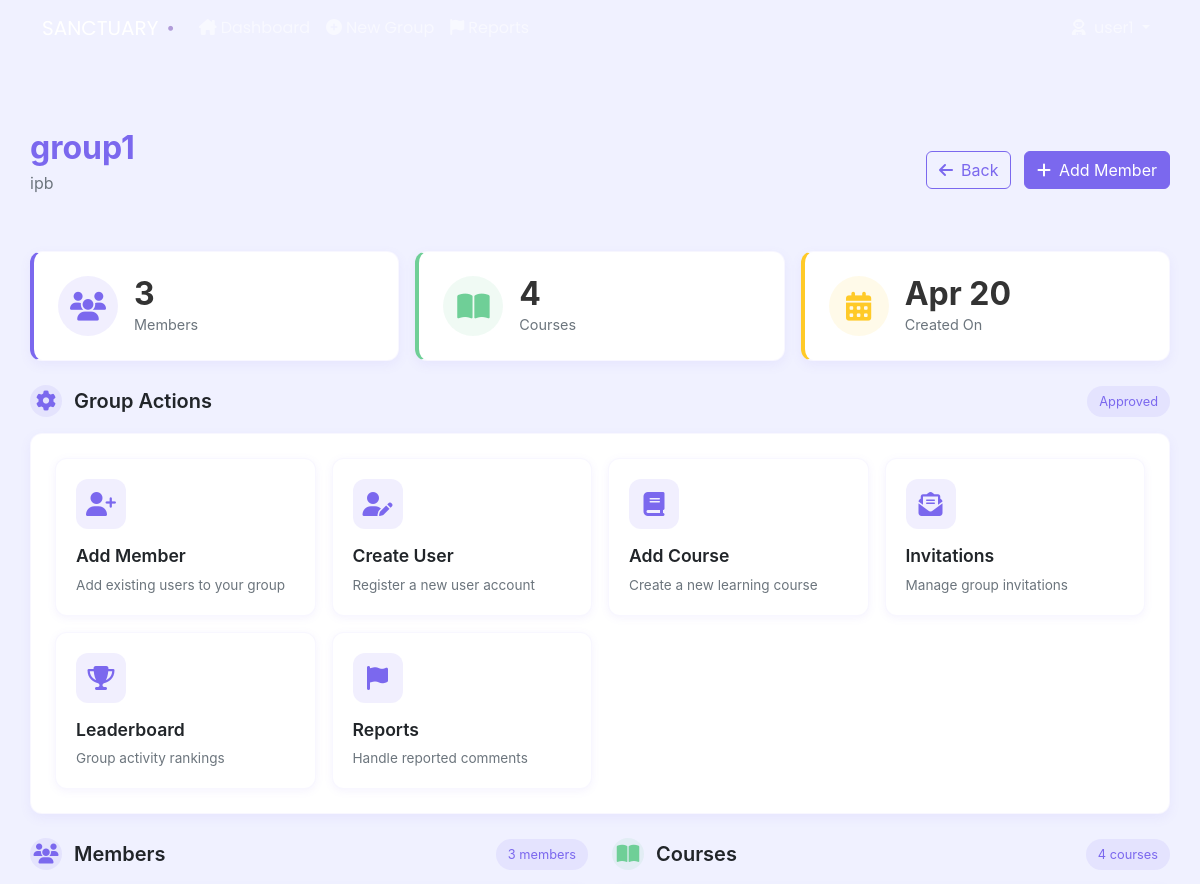
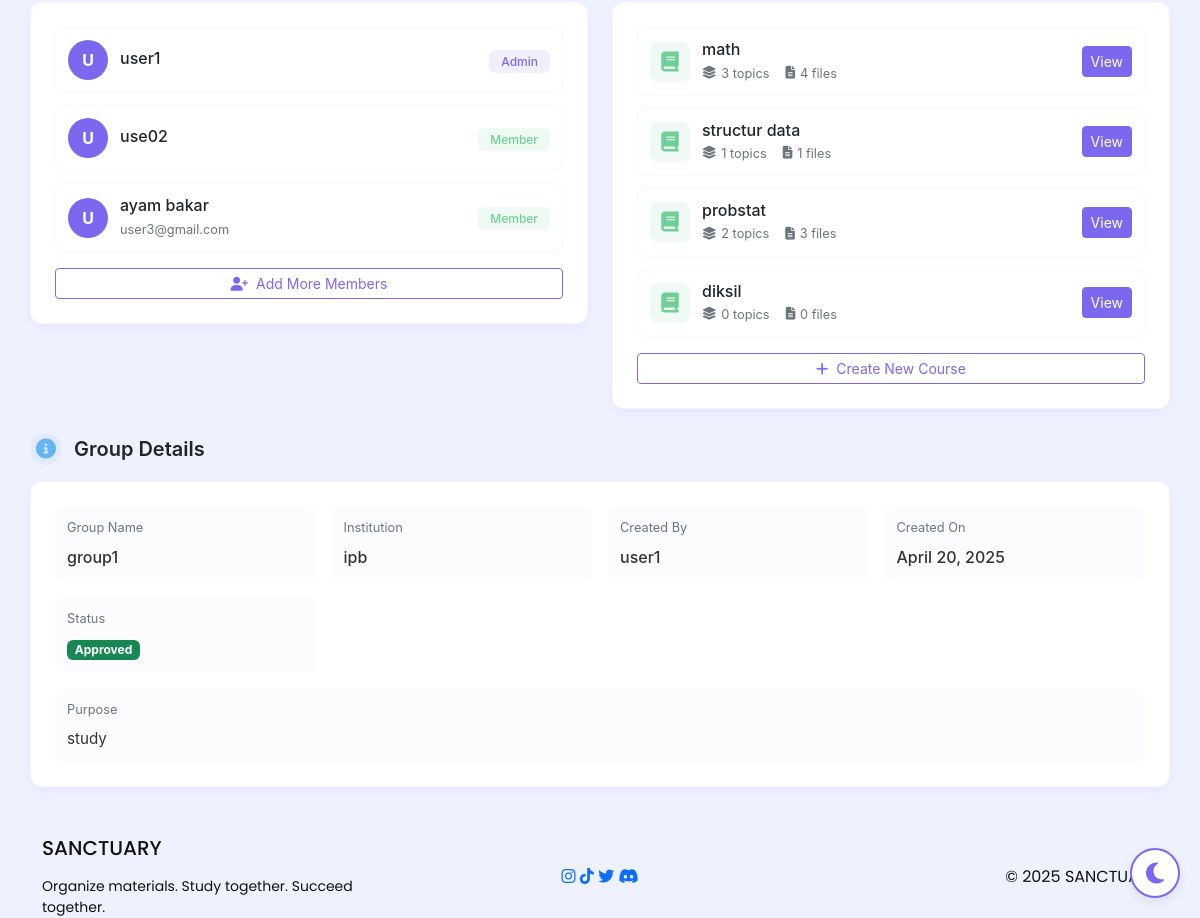
Page /manage-group/1/ (signed in) on the committed database (2 pictures, top to bottom).
### core/models.py (models this page shows, shortened)
class StudyGroup(models.Model):
    STATUS_CHOICES = (
        ('pending', 'Pending'),
        ('approved', 'Approved'),
        ('rejected', 'Rejected'),
    )
    group_name = models.CharField(max_length=100)
    institution = models.CharField(max_length=100)
    purpose = models.TextField()
    status = models.CharField(max_length=20, choices=STATUS_CHOICES, default='pending')
    created_by = models.ForeignKey(User, on_delete=models.CASCADE, related_name='created_groups')
    members = models.ManyToManyField(User, related_name='study_groups')
    created_at = models.DateTimeField(auto_now_add=True)
    updated_at = models.DateTimeField(auto_now=True)

class User(AbstractUser):
    ROLE_CHOICES = (
        ('super_admin', 'Super Admin'),
        ('admin', 'Admin'),
        ('user', 'User'),
    )
    role = models.CharField(max_length=20, choices=ROLE_CHOICES, default='user')
    profile_photo = models.ImageField(upload_to='profile_photos/', null=True, blank=True)

class Course(models.Model):
    course_name = models.CharField(max_length=100)
    group = models.ForeignKey(StudyGroup, on_delete=models.CASCADE, related_name='courses')
    created_by = models.ForeignKey(User, on_delete=models.CASCADE, related_name='created_courses')
    created_at = models.DateTimeField(auto_now_add=True)
    updated_at = models.DateTimeField(auto_now=True)

### core/views.py (the view)
# urls.py: path('manage-group/<int:group_id>/', views.manage_group, name='manage_group'),
@admin_required
def manage_group(request, group_id):
    group = get_object_or_404(StudyGroup, id=group_id)
    if group.created_by != request.user and not request.user.is_super_admin():
        return HttpResponseForbidden("You don't have permission to manage this group.")
    return render(request, 'core/manage_group.html', {'group': group})

### core/templates/core/manage_group.html (shortened to what this page needs)
{% extends 'base/base.html' %}
{% block content %}
<div class="group-dashboard">
    <header class="dashboard-header mb-4">
        <div class="container-fluid px-0">
            <div class="d-flex justify-content-between align-items-center">
                <div class="dashboard-title">
                    <h1>{{ group.group_name }}</h1>
                    <p class="subtitle">{{ group.institution }}</p>
                </div>
                <div class="dashboard-actions">
                    <a href="{% url 'home' %}" class="btn btn-outline-primary me-2">
                        <i class="fas fa-arrow-left me-2"></i>Back
                    </a>
                    <a href="{% url 'add_member' group.id %}" class="btn btn-primary">
                        <i class="fas fa-plus me-2"></i>Add Member
                    </a>
                </div>
            </div>
        </div>
    </header>
    <div class="container-fluid px-0">
        <div class="stats-overview mb-4">
            <div class="row g-3">
                <div class="col-lg-4">
                    <div class="stat-card groups-card">
                        <div class="stat-icon">
                            <i class="fas fa-users"></i>
                        </div>
                        <div class="stat-content">
                            <h3 class="stat-value">{{ group.members.count }}</h3>
                            <p class="stat-label">Members</p>
                        </div>
                    </div>
                </div>
                <div class="col-lg-4">
                    <div class="stat-card materials-card">
                        <div class="stat-icon">
                            <i class="fas fa-book-open"></i>
                        </div>
                        <div class="stat-content">
                            <h3 class="stat-value">{{ group.courses.count }}</h3>
                            <p class="stat-label">Courses</p>
                        </div>
                    </div>
                </div>
                <div class="col-lg-4">
                    <div class="stat-card progress-card">
                        <div class="stat-icon">
                            <i class="fas fa-calendar-alt"></i>
                        </div>
                        <div class="stat-content">
                            <h3 class="stat-value">{{ group.created_at|date:"M d" }}</h3>
                            <p class="stat-label">Created On</p>
                        </div>
                    </div>
                </div>
            </div>
        </div>
        <section class="content-section actions mb-4">
            <div class="section-header">
                <h2 class="section-title">
                    <i class="fas fa-cog icon-circle"></i>
                    Group Actions
                </h2>
                <span class="section-indicator">{{ group.status|title }}</span>
            </div>
            <div class="content-card">
                <div class="actions-grid">
                    <a href="{% url 'add_member' group.id %}" class="action-card">
                        <div class="action-icon">
                            <i class="fas fa-user-plus"></i>
                        </div>
                        <div class="action-content">
                            <h3 class="action-title">Add Member</h3>
                            <p class="action-description">Add existing users to your group</p>
                        </div>
                    </a>
                    <a href="{% url 'create_user' group.id %}" class="action-card">
                        <div class="action-icon">
                            <i class="fas fa-user-edit"></i>
                        </div>
                        <div class="action-content">
                            <h3 class="action-title">Create User</h3>
                            <p class="action-description">Register a new user account</p>
                        </div>
                    </a>
                    <a href="{% url 'create_course' group.id %}" class="action-card">
                        <div class="action-icon">
                            <i class="fas fa-book"></i>
                        </div>
                        <div class="action-content">
                            <h3 class="action-title">Add Course</h3>
                            <p class="action-description">Create a new learning course</p>
                        </div>
                    </a>
                    {% if group.status == 'approved' %}
                    <a href="{% url 'manage_invitations' group.id %}" class="action-card">
                        <div class="action-icon">
                            <i class="fas fa-envelope-open-text"></i>
                        </div>
                        <div class="action-content">
                            <h3 class="action-title">Invitations</h3>
                            <p class="action-description">Manage group invitations</p>
                        </div>
                    </a>
                    {% endif %}
                    <a href="{% url 'group_leaderboard' group.id %}" class="action-card">
                        <div class="action-icon">
                            <i class="fas fa-trophy"></i>
                        </div>
                        <div class="action-content">
                            <h3 class="action-title">Leaderboard</h3>
                            <p class="action-description">Group activity rankings</p>
                        </div>
                    </a>
                    <a href="{% url 'manage_comment_reports' %}" class="action-card">
                        <div class="action-icon">
                            <i class="fas fa-flag"></i>
                        </div>
                        <div class="action-content">
                            <h3 class="action-title">Reports</h3>
                            <p class="action-description">Handle reported comments</p>
                        </div>
                    </a>
                </div>
            </div>
        </section>
        <div class="row g-4">
            <div class="col-lg-6">
                <section class="content-section members mb-4">
                    <div class="section-header">
                        <h2 class="section-title">
                            <i class="fas fa-users icon-circle"></i>
                            Members
                        </h2>
                        <span class="section-indicator">{{ group.members.count }} members</span>
                    </div>
                    <div class="content-card">
                        {% if group.members.all %}
                        <div class="members-list">
                            {% for member in group.members.all %}
                            <div class="member-item">
                                <div class="member-avatar">
                                    {{ member.username|first|upper }}
                                </div>
                                <div class="member-details">
                                    <h4 class="member-name">{{ member.get_full_name|default:member.username }}</h4>
                                    <p class="member-info">{{ member.email }}</p>
                                </div>
                                <div class="member-role">
                                    {% if member.role == 'super_admin' %}
                                        <span class="badge admin-badge">Super Admin</span>
                                    {% elif member.role == 'admin' %}
                                        <span class="badge admin-badge">Admin</span>
                                    {% else %}
                                        <span class="badge user-badge">Member</span>
                                    {% endif %}
                                </div>
                            </div>
                            {% endfor %}
                        </div>
                        <div class="view-all-link">
                            <a href="{% url 'add_member' group.id %}" class="btn btn-outline-primary btn-sm w-100">
                                <i class="fas fa-user-plus me-2"></i>Add More Members
                            </a>
                        </div>
                        {% endif %}
                    </div>
                </section>
            </div>
            <div class="col-lg-6">
                <section class="content-section courses mb-4">
                    <div class="section-header">
                        <h2 class="section-title">
                            <i class="fas fa-book-open icon-circle success"></i>
                            Courses
                        </h2>
                        <span class="section-indicator">{{ group.courses.count }} courses</span>
                    </div>
                    <div class="content-card">
                        {% if group.courses.all %}
                        <div class="courses-list">
                            {% for course in group.courses.all %}
                            <div class="course-item">
                                <div class="course-icon">
                                    <i class="fas fa-book"></i>
                                </div>
                                <div class="course-details">
                                    <h4 class="course-name">{{ course.course_name }}</h4>
                                    <p class="course-meta">
                                        <span class="course-stat"><i class="fas fa-layer-group"></i> {{ course.topics.count }} topics</span>
                                        <span class="course-stat"><i class="fas fa-file-alt"></i> {{ course.files.count }} files</span>
                                    </p>
                                </div>
                                <div class="course-action">
                                    <a href="{% url 'course_detail' course.id %}" class="btn btn-sm btn-primary">
                                        View
                                    </a>
                                </div>
                            </div>
                            {% endfor %}
                        </div>
                        <div class="view-all-link">
                            <a href="{% url 'create_course' group.id %}" class="btn btn-outline-primary btn-sm w-100">
                                <i class="fas fa-plus me-2"></i>Create New Course
                            </a>
                        </div>
                        {% endif %}
                    </div>
                </section>
            </div>
        </div>
        <section class="content-section group-details mb-4">
            <div class="section-header">
                <h2 class="section-title">
                    <i class="fas fa-info-circle icon-circle info"></i>
                    Group Details
                </h2>
            </div>
            <div class="content-card">
                <div class="details-grid">
                    <div class="details-item">
                        <span class="details-label">Group Name</span>
                        <span class="details-value">{{ group.group_name }}</span>
                    </div>
                    <div class="details-item">
                        <span class="details-label">Institution</span>
                        <span class="details-value">{{ group.institution }}</span>
                    </div>
                    <div class="details-item">
                        <span class="details-label">Created By</span>
                        <span class="details-value">{{ group.created_by.get_full_name|default:group.created_by.username }}</span>
                    </div>
                    <div class="details-item">
                        <span class="details-label">Created On</span>
                        <span class="details-value">{{ group.created_at|date:"F d, Y" }}</span>
                    </div>
                    <div class="details-item">
                        <span class="details-label">Status</span>
                        <span class="details-value">
                            {% if group.status == 'pending' %}
                                <span class="badge bg-warning">Pending</span>
                            {% elif group.status == 'approved' %}
                                <span class="badge bg-success">Approved</span>
                            {% else %}
                                <span class="badge bg-danger">Rejected</span>
                            {% endif %}
                        </span>
                    </div>
                    <div class="details-item full-width">
                        <span class="details-label">Purpose</span>
                        <span class="details-value purpose-text">{{ group.purpose }}</span>
                    </div>
                </div>
            </div>
        </section>
    </div>
</div>
{% endblock %}

### core/templates/base/base.html (style rules this page uses)
:root { --primary-color: #7B68EE; --primary-dark: #6A5ACD; --secondary-color: #00D1FF; --accent-color: #FF3366; --success-color: #00E676; --warning-color: #FFEA00; --dark-color: #121212; --light-color: #F8F9FA; --border-radius-sm: 8px; --border-radius: 12px; --border-radius-lg: 20px; --box-shadow: 0 4px 12px rgba(0, 0, 0, 0.08); --transition-speed: 0.3s; --bg-color: #F0F1FF; --text-color: #121212; --card-bg: #ffffff; --navbar-gradient: linear-gradient(135deg, var(--primary-color) 0%, var(--primary-dark) 100%); --footer-gradient: linear-gradient(135deg, rgba(123, 104, 238, 0.1) 0%, rgba(0, 209, 255, 0.05) 100%); --card-shadow: 0 4px 12px rgba(0, 0, 0, 0.08); --border-color: #EAEAEA; --form-bg: #ffffff; }
body { min-height: 100vh; display: flex; flex-direction: column; font-family: 'Poppins', sans-serif; background-color: var(--bg-color); color: var(--text-color); transition: background-color var(--transition-speed) ease, color var(--transition-speed) ease; overflow-x: hidden; }
.card, .btn, .nav-link, .form-control { transition: background-color 0.2s ease, color 0.2s ease; }

### rows in the picture
StudyGroup: group_name "group1", institution "ipb", members.count "3", courses.count "4", created_at "Apr 20", status "Approved", created_by.get_full_name "user1", created_at "April 20, 2025", purpose "study"
User: username|first "U", get_full_name "user1", role "Admin"
User: username|first "U", get_full_name "use02", role "Member"
User: username|first "U", get_full_name "ayam bakar", email "user3@gmail.com", role "Member"
Course: course_name "math", topics.count "3", files.count "4"
Course: course_name "structur data", topics.count "1", files.count "1"
Course: course_name "probstat", topics.count "2", files.count "3"
Course: course_name "diksil", topics.count "0", files.count "0"
